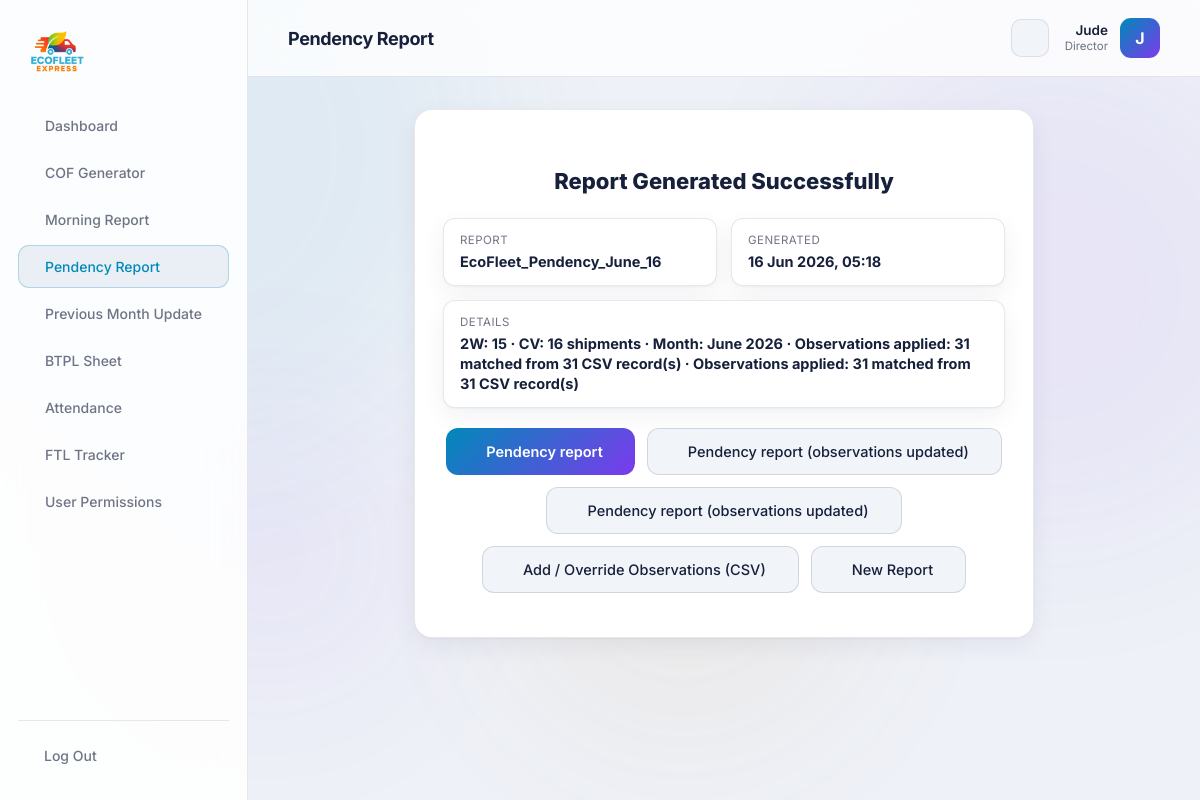
/portal/result/46/ (signed in), run on the app's committed database.
### core/models.py (models this page shows, shortened)
class ToolRun(models.Model):
    TOOL_COF = 'COF'
    TOOL_MORNING = 'MORNING'
    TOOL_PENDENCY = 'PENDENCY'
    TOOL_PREV_MONTH = 'PREV_MONTH'
    TOOL_BTPL = 'BTPL'
    TOOL_ATTENDANCE = 'ATTENDANCE'
    TOOL_FTL = 'FTL'
    TOOL_CHOICES = [
        (TOOL_COF, 'COF Generator'),
        (TOOL_MORNING, 'Morning Report'),
        (TOOL_PENDENCY, 'Pendency Report'),
        (TOOL_PREV_MONTH, 'Previous Month Update'),
        (TOOL_BTPL, 'BTPL Sheet'),
        (TOOL_ATTENDANCE, 'Attendance Tracker'),
        (TOOL_FTL, 'FTL Tracker'),
    ]
    STATUS_SUCCESS = 'SUCCESS'
    STATUS_FAILED = 'FAILED'
    STATUS_CHOICES = [
        (STATUS_SUCCESS, 'Success'),
        (STATUS_FAILED, 'Failed'),
    ]
    user = models.ForeignKey(
        settings.AUTH_USER_MODEL,
        on_delete=models.SET_NULL,
        null=True, blank=True,
        related_name='tool_runs',
    )
    tool = models.CharField(max_length=20, choices=TOOL_CHOICES)
    status = models.CharField(max_length=10, choices=STATUS_CHOICES, default=STATUS_SUCCESS)
    reference = models.CharField(max_length=120, blank=True)   # e.g. COF number
    detail = models.TextField(blank=True)
    output_file = models.FileField(upload_to='tool_outputs/%Y/%m/', blank=True, null=True)
    created_at = models.DateTimeField(auto_now_add=True)
    class Meta:
        ordering = ['-created_at']

class UserProfile(models.Model):
    user = models.OneToOneField(settings.AUTH_USER_MODEL, on_delete=models.CASCADE, related_name='profile')
    role = models.CharField(max_length=50, default='Employee')
    can_use_cof = models.BooleanField(default=True)
    can_use_morning = models.BooleanField(default=True)
    can_use_pendency = models.BooleanField(default=True)
    can_use_prev_month = models.BooleanField(default=True)
    can_use_btpl = models.BooleanField(default=True)
    can_use_attendance = models.BooleanField(default=True)
    can_use_ftl = models.BooleanField(default=True)

class ToolRunFile(models.Model):
    run = models.ForeignKey(ToolRun, on_delete=models.CASCADE, related_name='files')
    label = models.CharField(max_length=80)
    file = models.FileField(upload_to='tool_outputs/%Y/%m/')
    download_name = models.CharField(max_length=255, blank=True)  # user-facing filename
    created_at = models.DateTimeField(auto_now_add=True)
    class Meta:
        ordering = ['id']

### core/views/common.py (the view)
# urls.py: path('portal/result/<int:pk>/', views.tool_result, name='tool_result'),
@staff_required
def tool_result(request, pk):
    run = get_object_or_404(ToolRun.objects.prefetch_related('files'),
                            pk=pk, status=ToolRun.STATUS_SUCCESS)
    active = {'COF': 'cof', 'MORNING': 'morning', 'PENDENCY': 'pendency', 'PREV_MONTH': 'prev_month'}.get(run.tool, '')
    from core.models import UserProfile
    profile, _ = UserProfile.objects.get_or_create(user=request.user)
    if active and not getattr(profile, f"can_use_{active}", False):
        messages.error(request, f"You do not have permission to view results for the {run.get_tool_display()} tool.")
        return redirect('dashboard')
    return render(request, 'core/portal/tool_result.html', {'active': active, 'run': run})

### templates/core/portal/tool_result.html (shortened to what this page needs)
{% extends 'core/portal/base.html' %}
{% block heading %}{{ run.get_tool_display }}{% endblock %}
{% block content %}
<div class="portal-card cof-success">
  <h2>Report Generated Successfully</h2>
  <div class="cof-success-grid">
    <div><span>Report</span><strong>{{ run.reference|default:run.get_tool_display }}</strong></div>
    <div><span>Generated</span><strong>{{ run.created_at|date:"d M Y, H:i" }}</strong></div>
    <div class="full"><span>Details</span><strong>{{ run.detail }}</strong></div>
  </div>
  <div class="cof-success-actions">
    {% for f in run.files.all %}
    <a href="{% url 'download_file' f.id %}" class="{% if forloop.first %}btn-primary{% else %}btn-secondary{% endif %}">
       {{ f.label }}
    </a>
    {% endfor %}
    {% if run.tool == 'PENDENCY' %}
    <a href="{% url 'pendency_observations' run.pk %}" class="btn-secondary"> Add / Override Observations (CSV)</a>
    <a href="{% url 'pendency_report' %}" class="btn-secondary"> New Report</a>
    {% elif run.tool == 'MORNING' %}
    <a href="{% url 'morning_report' %}" class="btn-secondary"><i class="ti ti-plus"></i> New Report</a>
    {% elif run.tool == 'PREV_MONTH' %}
    <a href="{% url 'prev_month_update' %}" class="btn-secondary"><i class="ti ti-plus"></i> New Update</a>
    {% endif %}
  </div>
</div>
{% endblock %}

### templates/core/portal/base.html (shortened to what this page needs)
{% load static %}
<!DOCTYPE html>
<html lang="en">
<head>
    <link rel="stylesheet" href="https://cdn.jsdelivr.net/npm/@tabler/icons-webfont@latest/tabler-icons.min.css" />
    <link rel="stylesheet" href="{% static 'css/main.css' %}" />
    <link rel="stylesheet" href="{% static 'css/portal.css' %}" />
</head>
<body class="portal-body">
<div class="orbs">
    <div class="orb orb3"></div><div class="orb orb4"></div>
</div>
<aside class="portal-sidebar" id="portalSidebar">
    <a href="{% url 'home' %}" class="portal-logo">
        <img src="{% static 'images/logo.png' %}" alt="EcoFleet Express" />
    </a>
    <nav class="portal-nav">
        <a href="{% url 'dashboard' %}" class="{% if active == 'dashboard' %}active{% endif %}"> Dashboard</a>
        {% if request.user.profile.can_use_cof %}
        <a href="{% url 'cof_generator' %}" class="{% if active == 'cof' %}active{% endif %}"> COF Generator</a>
        {% endif %}
        {% if request.user.profile.can_use_morning %}
        <a href="{% url 'morning_report' %}" class="{% if active == 'morning' %}active{% endif %}"> Morning Report</a>
        {% endif %}
        {% if request.user.profile.can_use_pendency %}
        <a href="{% url 'pendency_report' %}" class="{% if active == 'pendency' %}active{% endif %}"> Pendency Report</a>
        {% endif %}
        {% if request.user.profile.can_use_prev_month %}
        <a href="{% url 'prev_month_update' %}" class="{% if active == 'prev_month' %}active{% endif %}"> Previous Month Update</a>
        {% endif %}
        {% if request.user.profile.can_use_btpl %}
        <a href="{% url 'btpl_sheet' %}" class="{% if active == 'btpl' %}active{% endif %}"> BTPL Sheet</a>
        {% endif %}
        {% if request.user.profile.can_use_attendance %}
        <a href="{% url 'attendance_sheet' %}" class="{% if active == 'attendance' %}active{% endif %}"> Attendance</a>
        {% endif %}
        {% if request.user.profile.can_use_ftl %}
        <a href="{% url 'ftl_sheet' %}" class="{% if active == 'ftl' %}active{% endif %}"> FTL Tracker</a>
        {% endif %}
        {% if request.user.profile.role == 'Director' %}
        <a href="{% url 'portal_users' %}" class="{% if active == 'users' %}active{% endif %}"> User Permissions</a>
        {% endif %}
    </nav>
    <div class="portal-sidebar-foot">
        <a href="{% url 'portal_logout' %}" class="portal-logout"> Log Out</a>
    </div>
</aside>
<div class="portal-main">
    <header class="portal-topbar">
        <div class="portal-topbar-title">{% block heading %}{% endblock %}</div>
        <button class="theme-toggle" id="themeToggle" type="button" aria-label="Toggle light theme" title="Toggle theme">
        </button>
        <div class="portal-user">
            <div class="portal-user-meta">
            <span class="portal-user-name">{{ request.user.first_name|default:request.user.username }}</span>
            <span class="portal-user-role">{{ request.user.profile.role|default:"Employee" }}</span>
          </div>
          <div class="portal-avatar">{{ request.user.username|slice:":1"|upper }}</div>
        </div>
    </header>
      <main class="portal-content">
        {% block content %}{% endblock %}
      </main>
    </div>
</body>
</html>

### static/css/main.css (style rules this page uses)
*, *::before, *::after { margin: 0; padding: 0; box-sizing: border-box; }
:root { --cyan: #00AEEF; --purple: #a855f7; --orange: #F7941D; --red: #ED1C24; --bg: #0a0e1a; --text: #e8eaf6; --muted: rgba(232,234,246,0.45); --hint: rgba(232,234,246,0.28); --surface-1: rgba(255,255,255,0.03); --surface-2: rgba(255,255,255,0.05); --surface-3: rgba(255,255,255,0.06); --surface-hover: rgba(255,255,255,0.08); --surface: var(--surface-1); --border: rgba(255,255,255,0.08); --border-strong: rgba(255,255,255,0.12); --border-hover: rgba(255,255,255,0.15); --glass: rgba(10,14,26,0.65); --glass-strong: rgba(10,14,26,0.85); --glass-solid: rgba(10,14,26,0.96); --popover: rgba(15,22,41,0.95); --select-bg: #0a0e1a; --success: #22c55e; --success-bg: rgba(34,197,94,0.12); --danger: #ff6b6b; --shadow-card: none; --input-scheme: dark; }
[data-theme="light"] { --cyan: #0089b8; --purple: #7c3aed; --orange: #c2710a; --red: #dc2626; --bg: #eef1f7; --text: #16203a; --muted: rgba(22,32,58,0.62); --hint: rgba(22,32,58,0.45); --surface-1: #ffffff; --surface-2: #f1f4f9; --surface-3: #eaeff6; --surface-hover: #e3e9f3; --surface: var(--surface-1); --border: rgba(20,32,60,0.10); --border-strong: rgba(20,32,60,0.14); --border-hover: rgba(20,32,60,0.22); --glass: rgba(255,255,255,0.78); --glass-strong: rgba(255,255,255,0.88); --glass-solid: rgba(248,250,253,0.97); --popover: rgba(255,255,255,0.96); --select-bg: #ffffff; --success: #15803d; --success-bg: rgba(21,128,61,0.10); --danger: #dc2626; --shadow-card: 0 1px 2px rgba(20,32,60,0.04), 0 8px 24px rgba(20,32,60,0.06); --shadow-hover: 8px 16px 40px rgba(20,32,60,0.14); --input-scheme: light; --orb-opacity: 0.06; }
html, body { font-family: 'Inter', sans-serif; background: var(--bg); color: var(--text); min-height: 100vh; scroll-behavior: smooth; transition: background-color 0.3s ease, color 0.3s ease; }
.theme-toggle { display: inline-flex; align-items: center; justify-content: center; width: 38px; height: 38px; flex-shrink: 0; border-radius: 10px; background: var(--surface-2); border: 1px solid var(--border); color: var(--text); font-size: 18px; cursor: pointer; transition: background 0.2s, border-color 0.2s, color 0.2s, transform 0.2s; }
.orbs { position: fixed; inset: 0; pointer-events: none; z-index: 0; overflow: hidden; }
.orb { position: absolute; border-radius: 50%; filter: blur(90px); opacity: var(--orb-opacity, 0.15); }
.orb4 { width: 300px; height: 300px; background: var(--purple); bottom: 100px; left: 10%; }
.btn-primary { background: linear-gradient(135deg, var(--cyan), var(--purple)); border: none; border-radius: 12px; padding: 14px 32px; color: #fff; font-size: 14.5px; font-weight: 600; cursor: pointer; font-family: inherit; display: flex; align-items: center; gap: 8px; transition: opacity 0.2s, transform 0.2s; text-decoration: none; }
.btn-secondary { background: var(--surface-2); border: 1px solid var(--border-strong); border-radius: 12px; padding: 14px 32px; color: var(--text); font-size: 14.5px; font-weight: 500; cursor: pointer; font-family: inherit; display: inline-flex; align-items: center; justify-content: center; gap: 8px; text-decoration: none; transition: background 0.2s, border-color 0.2s, color 0.2s, transform 0.2s; }
.cta-btn, .btn-primary, .btn-secondary, .track-btn, .contact-submit { transition: all 0.2s cubic-bezier(0.16, 1, 0.3, 1); }

### data on the page
ToolRun: tool "Pendency Report", reference "EcoFleet_Pendency_June_16", created_at "16 Jun 2026, 05:18", detail "2W: 15 · CV: 16 shipments · Month: June 2026 · Observations applied: 31 matched from 31 CSV record(s) · Observations applied: 31 matched from 31 CSV record(s)"
ToolRunFile: label "Pendency report"
ToolRunFile: label "Pendency report (observations updated)"
ToolRunFile: label "Pendency report (observations updated)"

### other printed values
{{ request.user.first_name|default:request.user.username }} "Jude"
{{ request.user.profile.role|default:"Employee" }} "Director"
{{ request.user.username|slice:":1"|upper }} "J"
